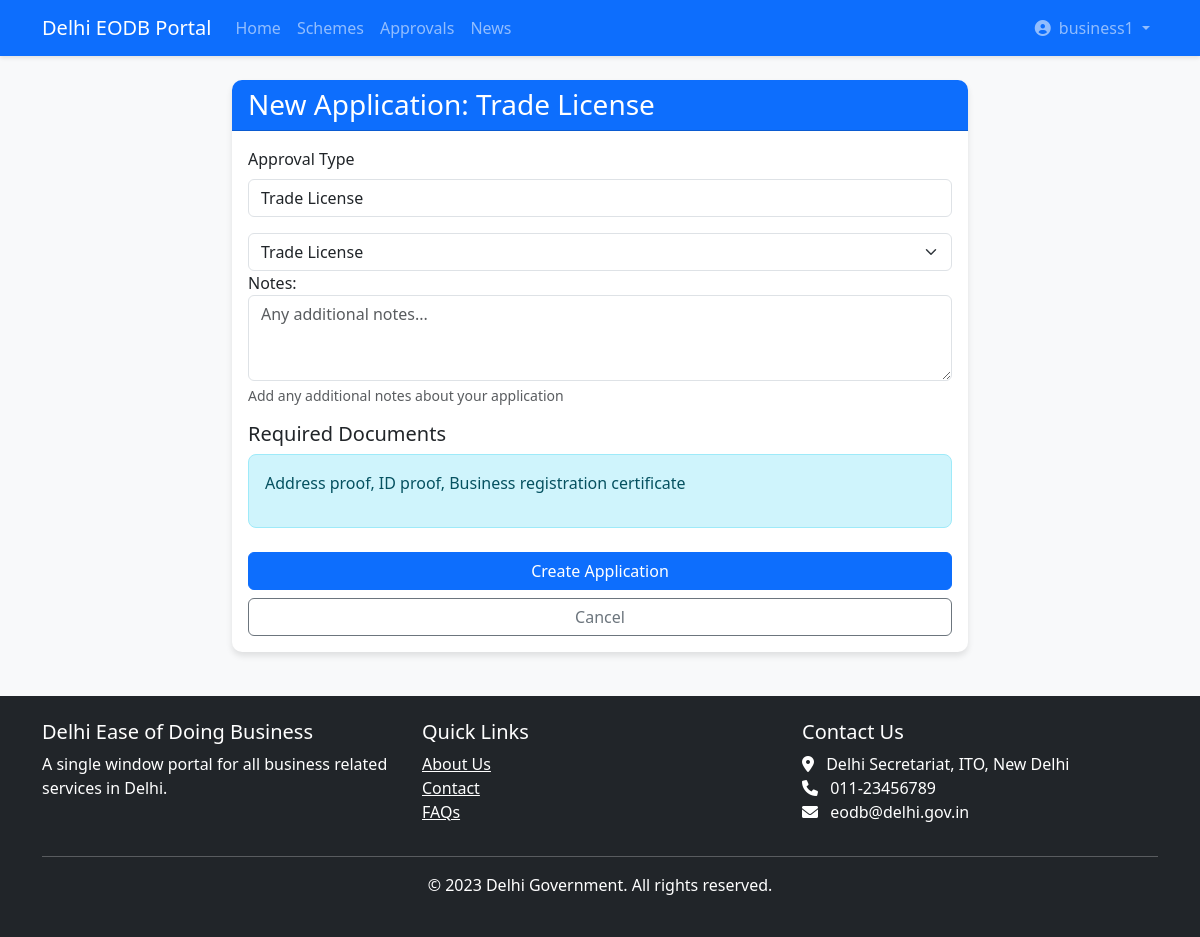
The page /approvals/create/1/ (signed in) on the database its author committed.
### business_portal/models.py (models this page shows)
class ApprovalType(models.Model):
    name = models.CharField(max_length=255)
    description = models.TextField()
    department = models.CharField(max_length=255)
    processing_time = models.CharField(max_length=100)
    fees = models.DecimalField(max_digits=10, decimal_places=2)
    required_documents = models.TextField()
    is_active = models.BooleanField(default=True)
    def __str__(self):
        return self.name

### business_portal/views.py (the view)
# urls.py: path('approvals/create/<int:type_id>/', views.create_application, name='create_application'),
@login_required
def create_application(request, type_id):
    approval_type = get_object_or_404(ApprovalType, pk=type_id)
    business = get_object_or_404(BusinessProfile, user=request.user)
    if request.method == 'POST':
        form = ApprovalApplicationForm(request.POST)
        if form.is_valid():
            application = form.save(commit=False)
            application.business = business
            application.approval_type = approval_type
            application.application_number = generate_application_number()
            application.save()
            messages.success(request, 'Application created successfully! Please upload required documents.')
            return redirect('application_details', application_id=application.id)
    else:
        form = ApprovalApplicationForm(initial={'approval_type': approval_type})
    return render(request, 'business_portal/create_application.html', {
        'form': form,
        'approval_type': approval_type,
    })

### business_portal/forms.py
class ApprovalApplicationForm(forms.ModelForm):
    class Meta:
        model = ApprovalApplication
        fields = ['approval_type', 'notes']
        widgets = {
            'approval_type': forms.Select(attrs={'class': 'form-select'}),
            'notes': forms.Textarea(attrs={
                'class': 'form-control',
                'rows': 3,
                'placeholder': 'Any additional notes...'
            }),
        }

### business_portal/templates/business_portal/create_application.html (shortened to what this page needs)
{% extends "business_portal/base.html" %}
{% load static %}
{% block content %}
<div class="row">
    <div class="col-md-8 mx-auto">
        <div class="card">
            <div class="card-header bg-primary text-white">
                <h3 class="mb-0">New Application: {{ approval_type.name }}</h3>
            </div>
            <div class="card-body">
                <form method="post" class="needs-validation" novalidate>
                    <div class="mb-3">
                        <label class="form-label">Approval Type</label>
                        <input type="text" class="form-control" value="{{ approval_type.name }}" readonly>
                    </div>
                    {{ form.approval_type }}
                    <div class="mb-3">
                        {{ form.notes.label_tag }}
                        {{ form.notes }}
                        <div class="form-text">Add any additional notes about your application</div>
                    </div>
                    <div class="mb-4">
                        <h5>Required Documents</h5>
                        <div class="alert alert-info">
                            {{ approval_type.required_documents|linebreaks }}
                        </div>
                    </div>
                    <div class="d-grid gap-2">
                        <button type="submit" class="btn btn-primary">Create Application</button>
                        <a href="{% url 'approval_types' %}" class="btn btn-outline-secondary">Cancel</a>
                    </div>
                </form>
            </div>
        </div>
    </div>
</div>
{% endblock %}

### business_portal/templates/business_portal/base.html (shortened to what this page needs)
{% load static %}
<!DOCTYPE html>
<html lang="en">
<head>
    <link href="https://cdn.jsdelivr.net/npm/bootstrap@5.3.0/dist/css/bootstrap.min.css" rel="stylesheet">
    <link rel="stylesheet" href="https://cdnjs.cloudflare.com/ajax/libs/font-awesome/6.0.0/css/all.min.css">
    <link rel="stylesheet" href="{% static 'css/style.css' %}">
</head>
<body>
    <nav class="navbar navbar-expand-lg navbar-dark bg-primary">
        <div class="container">
            <a class="navbar-brand" href="{% url 'home' %}">Delhi EODB Portal</a>
            <div class="collapse navbar-collapse" id="navbarNav">
                <ul class="navbar-nav me-auto">
                    <li class="nav-item">
                        <a class="nav-link" href="{% url 'home' %}">Home</a>
                    </li>
                    <li class="nav-item">
                        <a class="nav-link" href="{% url 'government_schemes' %}">Schemes</a>
                    </li>
                    <li class="nav-item">
                        <a class="nav-link" href="{% url 'approval_types' %}">Approvals</a>
                    </li>
                    <li class="nav-item">
                        <a class="nav-link" href="{% url 'news' %}">News</a>
                    </li>
                </ul>
                <ul class="navbar-nav">
                    {% if user.is_authenticated %}
                        <li class="nav-item dropdown">
                            <a class="nav-link dropdown-toggle" href="#" id="navbarDropdown" role="button" data-bs-toggle="dropdown">
                                <i class="fas fa-user-circle me-1"></i> {{ user.username }}
                            </a>
                        </li>
                    {% endif %}
                </ul>
            </div>
        </div>
    </nav>
    <main class="container my-4">
        {% block content %}{% endblock %}
    </main>
    <footer class="bg-dark text-white py-4 mt-4">
        <div class="container">
            <div class="row">
                <div class="col-md-4">
                    <h5>Delhi Ease of Doing Business</h5>
                    <p>A single window portal for all business related services in Delhi.</p>
                </div>
                <div class="col-md-4">
                    <h5>Quick Links</h5>
                    <ul class="list-unstyled">
                        <li><a href="#" class="text-white">About Us</a></li>
                        <li><a href="#" class="text-white">Contact</a></li>
                        <li><a href="#" class="text-white">FAQs</a></li>
                    </ul>
                </div>
                <div class="col-md-4">
                    <h5>Contact Us</h5>
                    <address>
                        <i class="fas fa-map-marker-alt me-2"></i> Delhi Secretariat, ITO, New Delhi<br>
                        <i class="fas fa-phone me-2"></i> 011-23456789<br>
                        <i class="fas fa-envelope me-2"></i> eodb@delhi.gov.in
                    </address>
                </div>
            </div>
            <hr>
            <div class="text-center">
                <p>&copy; 2023 Delhi Government. All rights reserved.</p>
            </div>
        </div>
    </footer>
</body>
</html>

### business_portal/static/css/style.css (style rules this page uses)
body { background-color: #f8f9fa; font-family: 'Segoe UI', Tahoma, Geneva, Verdana, sans-serif; }
.navbar { box-shadow: 0 2px 4px rgba(0,0,0,.1); }
.card { border: none; border-radius: 10px; box-shadow: 0 4px 6px rgba(0,0,0,.1); transition: transform 0.3s ease; margin-bottom: 20px; }
.card-header { border-radius: 10px 10px 0 0 !important; }
.btn-primary { background-color: #0d6efd; border-color: #0d6efd; }
.alert { border-radius: 8px; }

### rows shown on the page
ApprovalType: name "Trade License", required_documents "Address proof, ID proof, Business registration certificate"

### other values the page prints
{{ user.username }} "business1"
